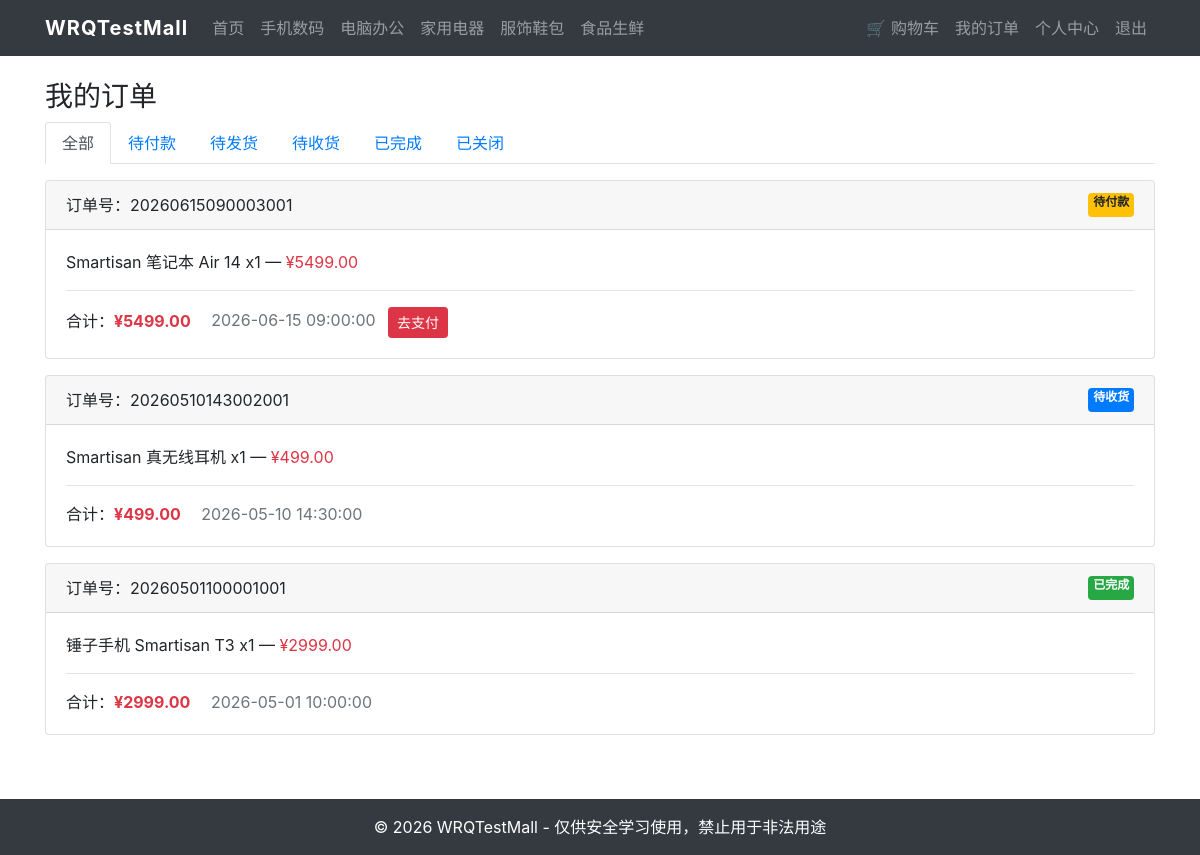
Page /index.php?action=orders (signed in) on the committed database.
### tables this page shows
CREATE TABLE `category` (
  `id`        INT(11)      NOT NULL AUTO_INCREMENT,
  `name`      VARCHAR(50)  NOT NULL COMMENT '分类名称',
  `image_src` VARCHAR(255) DEFAULT NULL,
  PRIMARY KEY (`id`)
);

CREATE TABLE `product_order` (
  `id`             INT(11)       NOT NULL AUTO_INCREMENT,
  `order_code`     VARCHAR(30)   DEFAULT NULL COMMENT '订单编号',
  `address_detail` VARCHAR(255)  DEFAULT NULL,
  `post_code`      VARCHAR(10)   DEFAULT NULL,
  `receiver`       VARCHAR(50)   DEFAULT NULL COMMENT '收货人',
  `mobile`         VARCHAR(20)   DEFAULT NULL,
  `pay_date`       DATETIME      DEFAULT NULL,
  `delivery_date`  DATETIME      DEFAULT NULL,
  `confirm_date`   DATETIME      DEFAULT NULL,
  `status`         TINYINT(4)    DEFAULT 0 COMMENT '0待付 1待发 2待收 3完成 4关闭',
  `user_id`        INT(11)       DEFAULT NULL,
  `total_price`    DECIMAL(10,2) DEFAULT NULL,
  `create_time`    DATETIME      DEFAULT CURRENT_TIMESTAMP,
  PRIMARY KEY (`id`),
  UNIQUE KEY `uk_order_code` (`order_code`),
  KEY `idx_order_user` (`user_id`)
);

CREATE TABLE `product_order_item` (
  `id`           INT(11)       NOT NULL AUTO_INCREMENT,
  `number`       SMALLINT(6)   DEFAULT 1 COMMENT '数量',
  `price`        DECIMAL(10,2) DEFAULT NULL COMMENT '小计',
  `product_id`   INT(11)       DEFAULT NULL,
  `order_id`     INT(11)       DEFAULT NULL COMMENT 'NULL=购物车',
  `user_id`      INT(11)       DEFAULT NULL,
  `user_message` VARCHAR(255)  DEFAULT NULL COMMENT '买家留言',
  PRIMARY KEY (`id`),
  KEY `idx_oi_order` (`order_id`),
  KEY `idx_oi_user` (`user_id`)
);

CREATE TABLE `product` (
  `id`          INT(11)       NOT NULL AUTO_INCREMENT,
  `name`        VARCHAR(100)  NOT NULL COMMENT '商品名称',
  `title`       VARCHAR(200)  DEFAULT NULL COMMENT '副标题',
  `price`       DECIMAL(10,2) NOT NULL COMMENT '原价',
  `sale_price`  DECIMAL(10,2) NOT NULL COMMENT '售价',
  `category_id` INT(11)       DEFAULT NULL,
  `is_enabled`  TINYINT(4)    DEFAULT 0 COMMENT '0上架 1下架',
  `stock`       INT(11)       DEFAULT 999,
  `description` TEXT          COMMENT '商品描述',
  `create_time` DATETIME      DEFAULT CURRENT_TIMESTAMP,
  PRIMARY KEY (`id`),
  KEY `idx_product_category` (`category_id`)
);

### includes/functions.php (called while the page is built, shortened)
<?php
function h($str) {
    return htmlspecialchars($str ?? '', ENT_QUOTES, 'UTF-8');
}
function get_categories() {
    $pdo = get_pdo();
    $stmt = $pdo->query("SELECT * FROM category ORDER BY id ASC");
    return $stmt->fetchAll();
}
function format_price($price) {
    return number_format((float)$price, 2, '.', '');
}
function base_url() {
    return SITE_URL;
}

### includes/auth.php (called while the page is built, shortened)
<?php
function is_user_logged_in() {
    return isset($_SESSION['user_id']);
}

### pages/order_list.php (the view, shortened to what this page needs)
<?php
$pdo = get_pdo();
$userId = get_current_user_id();
$status = $_GET['status'] ?? '';
$sql = "SELECT * FROM product_order WHERE user_id = ?";
$params = [$userId];
$sql .= " ORDER BY create_time DESC";
$stmt = $pdo->prepare($sql);
$stmt->execute($params);
$orders = $stmt->fetchAll();
include __DIR__ . '/../includes/header.php';
$statusMap = [0 => '待付款', 1 => '待发货', 2 => '待收货', 3 => '已完成', 4 => '已关闭'];
$badgeMap = [0 => 'warning', 1 => 'info', 2 => 'primary', 3 => 'success', 4 => 'secondary'];
?>
<h3>我的订单</h3>
<ul class="nav nav-tabs mb-3">
    <li class="nav-item"><a class="nav-link <?= $status === '' ? 'active' : '' ?>" href="<?= base_url() ?>/index.php?action=orders">全部</a></li>
    <?php foreach ($statusMap as $k => $v): ?>
    <li class="nav-item"><a class="nav-link <?= $status !== '' && intval($status) === $k ? 'active' : '' ?>" href="<?= base_url() ?>/index.php?action=orders&status=<?= $k ?>"><?= $v ?></a></li>
    <?php endforeach; ?>
</ul>
<?php if (empty($orders)): ?>
    <div class="alert alert-info">暂无订单</div>
<?php else: ?>
<?php foreach ($orders as $o): ?>
<div class="card mb-3">
    <div class="card-header d-flex justify-content-between">
        <span>订单号：<?= h($o['order_code']) ?></span>
        <span class="badge badge-<?= $badgeMap[$o['status']] ?? 'secondary' ?>"><?= $statusMap[$o['status']] ?? '未知' ?></span>
    </div>
    <div class="card-body">
        <?php
        $items = $pdo->prepare("SELECT oi.*, p.name as product_name FROM product_order_item oi LEFT JOIN product p ON oi.product_id = p.id WHERE oi.order_id = ?");
        $items->execute([$o['id']]);
        foreach ($items->fetchAll() as $item):
        ?>
        <p class="mb-1"><?= h($item['product_name']) ?> x<?= $item['number'] ?> — <span class="text-danger">¥<?= format_price($item['price']) ?></span></p>
        <?php endforeach; ?>
        <hr>
        <p class="mb-0">合计：<strong class="text-danger">¥<?= format_price($o['total_price']) ?></strong>
            <span class="text-muted ml-3"><?= $o['create_time'] ?></span>
            <?php if ($o['status'] == 0): ?>
            <a href="<?= base_url() ?>/index.php?action=order_pay&code=<?= h($o['order_code']) ?>" class="btn btn-sm btn-danger ml-2">去支付</a>
            <?php endif; ?>
        </p>
    </div>
</div>
<?php endforeach; ?>
<?php endif; ?>
<?php include __DIR__ . '/../includes/footer.php'; ?>

### includes/header.php (shortened to what this page needs)
<!DOCTYPE html>
<html lang="zh-CN">
<head>
    <link rel="stylesheet" href="https://cdn.jsdelivr.net/npm/bootstrap@4.6.2/dist/css/bootstrap.min.css">
    <link rel="stylesheet" href="<?= base_url() ?>/assets/css/style.css">
</head>
<body>
<nav class="navbar navbar-expand-lg navbar-dark bg-dark">
    <div class="container">
        <a class="navbar-brand" href="<?= base_url() ?>/index.php">WRQTestMall</a>
        <div class="collapse navbar-collapse" id="navbarNav">
            <ul class="navbar-nav mr-auto">
                <li class="nav-item"><a class="nav-link" href="<?= base_url() ?>/index.php">首页</a></li>
                <?php $cats = get_categories(); foreach ($cats as $cat): ?>
                <li class="nav-item">
                    <a class="nav-link" href="<?= base_url() ?>/index.php?action=products&cid=<?= $cat['id'] ?>"><?= h($cat['name']) ?></a>
                </li>
                <?php endforeach; ?>
            </ul>
            <ul class="navbar-nav">
                <?php if (is_user_logged_in()): ?>
                <li class="nav-item"><a class="nav-link" href="<?= base_url() ?>/index.php?action=cart">🛒 购物车</a></li>
                <li class="nav-item"><a class="nav-link" href="<?= base_url() ?>/index.php?action=orders">我的订单</a></li>
                <li class="nav-item"><a class="nav-link" href="<?= base_url() ?>/index.php?action=user_center">个人中心</a></li>
                <li class="nav-item"><a class="nav-link" href="<?= base_url() ?>/index.php?action=logout">退出</a></li>
                <?php else: ?>
                <li class="nav-item"><a class="nav-link" href="<?= base_url() ?>/index.php?action=login">登录</a></li>
                <li class="nav-item"><a class="nav-link" href="<?= base_url() ?>/index.php?action=register">注册</a></li>
                <?php endif; ?>
            </ul>
        </div>
    </div>
</nav>
<div class="container mt-4">

### assets/css/style.css (style rules this page uses)
body { min-height: 100vh; display: flex; flex-direction: column; }
.container.mt-4 { flex: 1; }
.navbar-brand { font-weight: bold; letter-spacing: 1px; }

### rows in the picture
category: name "手机数码"
category: name "电脑办公"
category: name "家用电器"
category: name "服饰鞋包"
category: name "食品生鲜"
product_order: order_code "20260615090003001", status "待付款", total_price "5499.00", create_time "2026-06-15 09:00:00"
product_order_item: product.name "Smartisan 笔记本 Air 14", number "1", price "5499.00"
product_order: order_code "20260510143002001", status "待收货", total_price "499.00", create_time "2026-05-10 14:30:00"
product_order_item: product.name "Smartisan 真无线耳机", number "1", price "499.00"
product_order: order_code "20260501100001001", status "已完成", total_price "2999.00", create_time "2026-05-01 10:00:00"
product_order_item: product.name "锤子手机 Smartisan T3", number "1", price "2999.00"

### other values in the picture
$v "待付款"
$v "待发货"
$v "待收货"
$v "已完成"
$v "已关闭"
